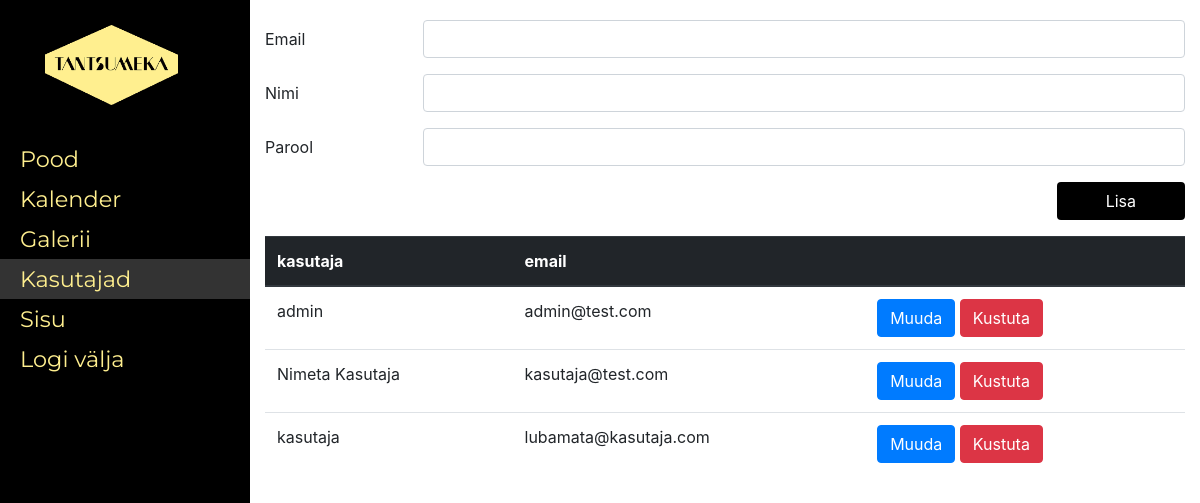
/admin/index/users/index.php (signed in), run on the app's committed database.
### tables this page shows
CREATE TABLE IF NOT EXISTS `users` (
  `userid` int(11) NOT NULL,
  `email` varchar(50) DEFAULT NULL,
  `username` varchar(50) DEFAULT NULL,
  `password` varchar(200) DEFAULT NULL
);

### admin/index/users/index.php (the view, shortened to what this page needs)
<!DOCTYPE html>
<html lang="en">
<head>
  <link rel="stylesheet" href="../assets/css/admin.css">
  <link rel="stylesheet" href="https://stackpath.bootstrapcdn.com/bootstrap/4.1.1/css/bootstrap.min.css">
</head>
<body>
    <div id="wrapper">
        <div id="sidebar-wrapper">
            <ul class="sidebar-nav">
                <li class="sidebar-brand">
                    <a href="../">
                        <img src="../assets/img/tantsumeka_hele.png" alt="logo" height="80" width="133">
                    </a>
                </li>
                <br>
                <li>
                    <a href="../shop">Pood</a>
                </li>
                <li>
                    <a href="../calendar">Kalender</a>
                </li>
                <li>
                    <a href="../galery">Galerii</a>
                </li>
                <li class="visited">
                    <a href="">Kasutajad</a>
                </li>
                <li>
                    <a href="../content">Sisu</a>
                </li>
                <li>
                    <a href="?logout=1">Logi välja</a>
                </li>
            </ul>
        </div>
        <div id="page-content-wrapper">
            <div class="row">
                <div class="col-lg-12">
                    <section>
                        <row>
                            <div class="col-12">
                                <div>
                                    <form method="POST" action="add.php">
                                        <div class="form-group row">
                                            <label for="email-input" class="col-2 col-form-label">Email</label>
                                            <div class="col-10">
                                                <input class="form-control" type="email" value="" id="email-input" name="email">
                                            </div>
                                        </div>
                                        <div class="form-group row">
                                            <label for="username-input" class="col-2 col-form-label">Nimi</label>
                                            <div class="col-10">
                                                <input class="form-control" type="text" value="" id="username-input" name="username">
                                            </div>
                                        </div>
                                        <div class="form-group row">
                                            <label for="password-input" class="col-2 col-form-label">Parool</label>
                                            <div class="col-10">
                                                <input class="form-control" type="password" value="" id="password-input" name="password">
                                            </div>
                                        </div>
                                        <div class="form-group row">
                                            <div class="col-10"></div>
                                            <div class="col-2">
                                                <input type="submit" name="add" value="Lisa" class="btn btn-block" style="border-radius: 4px; background-color:black; color:white;">
                                            </div>
                                        </div>
                                    </form>
                                </div>
                            </div>
                            <div class="col-12">
                                <div>
                                    <table class="table">
                                        <thead class="thead-dark">
                                            <th scope="col">kasutaja</th>
                                            <th scope="col">email</th>
                                            <th scope="col"></th>
                                        </thead>
                                        <tbody>
                                            <?php
                                                include('conn.php');
                                                $query=mysqli_query($conn,"select * from `users`");
                                                while($row=mysqli_fetch_array($query)){
                                                    ?>
                                                    <tr>
                                                        <td><?php echo $row['username']; ?></td>
                                                        <td><?php echo $row['email']; ?></td>
                                                        <td>
                                                            <a type="button" role="button" class="btn btn-primary" href="edit.php?id=<?php echo $row['userid']; ?>">Muuda</a>
                                                            <a type="button" role="button" class="btn btn-danger" href="delete.php?id=<?php echo $row['userid']; ?>">Kustuta</a>
                                                        </td>
                                                    </tr>
                                                        <?php
                                                    }
                                            ?>
                                        </tbody>
                                    </table>
                                </div>
                            </div>
                        </row>
                    </section>
                </div>
            </div>
        </div>
    </div>
</body>
</html>

### admin/index/assets/css/admin.css (style rules this page uses)
#wrapper { padding-left: 250px; }
#page-content-wrapper { width: 100%; padding-top: 20px; position: relative; }
#sidebar-wrapper { z-index: 1000; position: fixed; left: 250px; width: 250PX; height: 100%; margin-left: -250px; overflow-y: auto; background: #000; -webkit-transition: all 0.5s ease; -moz-transition: all 0.5s ease; -o-transition: all 0.5s ease; transition: all 0.5s ease; }
.sidebar-nav { position: absolute; top: 0; width: 250px; margin: 0; padding: 0; list-style: none; }
.sidebar-nav li { text-indent: 20px; line-height: 40px; }
.sidebar-nav li a { display: block; text-decoration: none; color: #ffef8f; font-size: 1.4rem; font-family: 'Montserrat', sans-serif; font-weight: 400; }
.sidebar-nav li { text-decoration: none; }
.visited { text-decoration: none; color: #fff; background: rgba(255,255,255,0.2); }
.sidebar-nav > .sidebar-brand { height: 65px; font-size: 18px; line-height: 60px; }
.sidebar-nav > .sidebar-brand a { color: #999999; }
.sidebar-brand { margin: 10%; padding: 0; }

### data on the page
users: username "admin", email "admin@test.com"
users: username "Nimeta Kasutaja", email "kasutaja@test.com"
users: username "kasutaja", email "lubamata@kasutaja.com"
